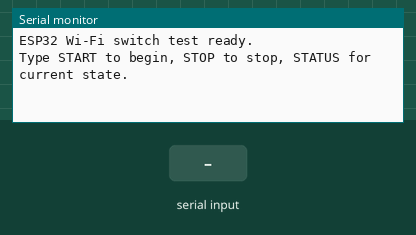
Bench run of a program on a simulated Seeed XIAO ESP32-S3. Parts: the last lines printed to the serial monitor. The inputs (shaded band) are chosen by the test bench. WiFi joins after 1.5 s; servers stay silent unless stated; a WiFi scan finds three made-up networks; the local clock reads 2024-03-15 10:24:30 at power-on unless the program sets it.

Above: at 2.2 s.
2.3 s: "START\n" received over Serial
At 2.9 s:
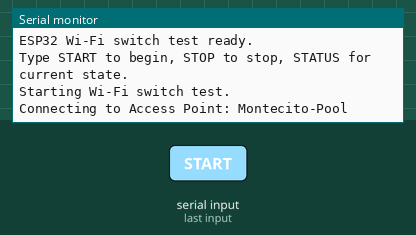
3.8 s: "STOP\n" received over Serial
At 4.7 s:
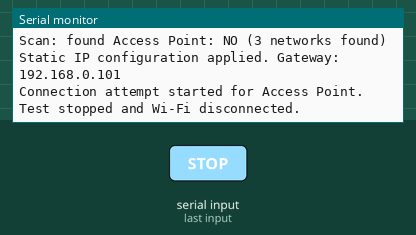
5.8 s: "STATUS\n" received over Serial
At 7.0 s:
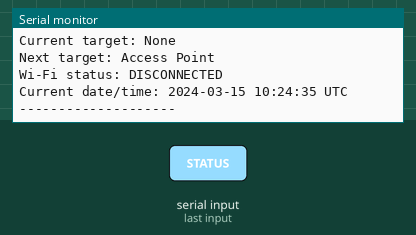
7.3 s: "HELP\n" received over Serial
At 7.9 s:
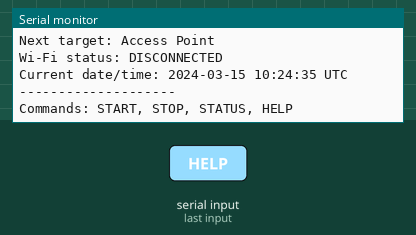
8.8 s: "1\n" received over Serial
At 10.0 s:
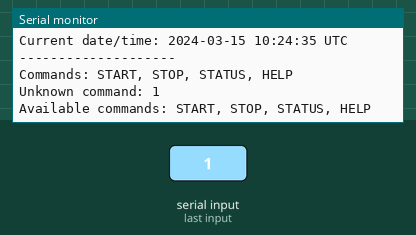
10.3 s: "STOP\n" received over Serial
At 11.3 s:
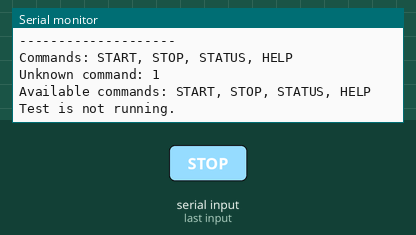

The program:

main.cpp
```cpp
#include <Arduino.h>
#include <WiFi.h>
#include <time.h>

static const char* apSsid = "Montecito-Pool";
static const char* bridgeSsid = "Montecito-Pool-Logger";
static const char* wifiPassword = "montecito_pool_2047";

// Wi-Fi IP Configuration
// Set to true to use Static IPs, or false to use DHCP (requires a DHCP server enabled on the CPE210)
static const bool useStaticIP = true;
static const IPAddress localIP(192, 168, 0, 30);
static const IPAddress subnetMask(255, 255, 255, 0);
static const IPAddress apGatewayIP(192, 168, 0, 101);      // IP of Node A (Access Point)
static const IPAddress bridgeGatewayIP(192, 168, 0, 102);  // IP of Node B (Bridge)

static const unsigned long switchIntervalMs = 30000UL;
static const unsigned long connectTimeoutMs = 20000UL;
static const unsigned long statusReportIntervalMs = 5000UL;
static const unsigned int retryDelaySec = 5;

enum TargetDevice {
  DEVICE_NONE,
  DEVICE_AP,
  DEVICE_BRIDGE,
};

bool testRunning = false;
TargetDevice currentDevice = DEVICE_NONE;
TargetDevice nextDevice = DEVICE_AP;
bool statusPrinted = false;
unsigned long connectedAtMs = 0;
unsigned long connectionStartMs = 0;
unsigned long lastStatusReportMs = 0;

char serialBuffer[80];
uint8_t serialIndex = 0;

const char* wifiStatusToString(wl_status_t status) {
  switch (status) {
    case WL_IDLE_STATUS: return "IDLE";
    case WL_NO_SSID_AVAIL: return "NO_SSID_AVAILABLE";
    case WL_SCAN_COMPLETED: return "SCAN_COMPLETED";
    case WL_CONNECTED: return "CONNECTED";
    case WL_CONNECT_FAILED: return "CONNECT_FAILED";
    case WL_CONNECTION_LOST: return "CONNECTION_LOST";
    case WL_DISCONNECTED: return "DISCONNECTED";
    default: return "UNKNOWN";
  }
}

void printCurrentDateTime() {
  struct tm timeinfo;
  if (!getLocalTime(&timeinfo, 1000)) {
    Serial.println("Current date/time: NTP time not available yet");
    return;
  }
  char timeString[64];
  strftime(timeString, sizeof(timeString), "%Y-%m-%d %H:%M:%S UTC", &timeinfo);
  Serial.print("Current date/time: ");
  Serial.println(timeString);
}

void printConnectionInfo(const char* targetName) {
  Serial.printf("Connected to %s\n", targetName);
  Serial.printf("SSID: %s\n", WiFi.SSID().c_str());
  Serial.printf("Status: %s\n", wifiStatusToString(WiFi.status()));
  Serial.printf("IP address: %s\n", WiFi.localIP().toString().c_str());
  Serial.printf("RSSI: %d dBm\n", WiFi.RSSI());
  printCurrentDateTime();
  Serial.println("------------------------------");
}

void connectToNetwork(TargetDevice device) {
  const char* ssid = device == DEVICE_AP ? apSsid : bridgeSsid;
  const char* deviceName = device == DEVICE_AP ? "Access Point" : "Bridge";

  Serial.printf("Connecting to %s: %s\n", deviceName, ssid);
  // Scan for networks and report whether the target SSID is visible
  int n = WiFi.scanNetworks();
  bool ssidFound = false;
  for (int i = 0; i < n; ++i) {
    if (WiFi.SSID(i) == String(ssid)) {
      ssidFound = true;
      break;
    }
  }
  Serial.printf("Scan: found %s: %s (%d networks found)\n", deviceName, ssidFound ? "YES" : "NO", n);

  WiFi.disconnect(true, true);
  WiFi.mode(WIFI_STA);

  if (useStaticIP) {
    IPAddress gateway = (device == DEVICE_AP) ? apGatewayIP : bridgeGatewayIP;
    IPAddress dns = gateway; // Set DNS to matching gateway/CPE IP
    if (!WiFi.config(localIP, gateway, subnetMask, dns)) {
      Serial.println("Static IP configuration failed!");
    } else {
      Serial.printf("Static IP configuration applied. Gateway: %s\n", gateway.toString().c_str());
    }
  }

  WiFi.setAutoReconnect(true);
  WiFi.begin(ssid, wifiPassword);
  currentDevice = device;
  nextDevice = (device == DEVICE_AP) ? DEVICE_BRIDGE : DEVICE_AP;
  statusPrinted = false;
  connectionStartMs = millis();
  lastStatusReportMs = millis();
  Serial.printf("Connection attempt started for %s.\n", deviceName);
}

void stopTest() {
  if (!testRunning) {
    Serial.println("Test is not running.");
    return;
  }

  testRunning = false;
  currentDevice = DEVICE_NONE;
  nextDevice = DEVICE_AP;
  statusPrinted = false;
  WiFi.disconnect(true, true);
  Serial.println("Test stopped and Wi-Fi disconnected.");
}

void startTest() {
  if (testRunning) {
    Serial.println("Test is already running.");
    return;
  }

  testRunning = true;
  currentDevice = DEVICE_NONE;
  nextDevice = DEVICE_AP;
  statusPrinted = false;
  Serial.println("Starting Wi-Fi switch test.");
}

void printStatus() {
  Serial.println("--- Test Status ---");
  Serial.printf("Test running: %s\n", testRunning ? "YES" : "NO");
  Serial.printf("Current target: %s\n", currentDevice == DEVICE_AP ? "Access Point" : currentDevice == DEVICE_BRIDGE ? "Bridge" : "None");
  Serial.printf("Next target: %s\n", nextDevice == DEVICE_AP ? "Access Point" : nextDevice == DEVICE_BRIDGE ? "Bridge" : "None");
  Serial.printf("Wi-Fi status: %s\n", wifiStatusToString(WiFi.status()));
  if (WiFi.status() == WL_CONNECTED) {
    Serial.printf("Connected SSID: %s\n", WiFi.SSID().c_str());
    Serial.printf("IP: %s\n", WiFi.localIP().toString().c_str());
  }
  printCurrentDateTime();
  Serial.println("--------------------");
}

String readSerialLine() {
  while (Serial.available() > 0) {
    char c = Serial.read();
    if (c == '\r') {
      continue;
    }
    if (c == '\n') {
      if (serialIndex == 0) {
        continue;
      }
      serialBuffer[serialIndex] = '\0';
      String line = String(serialBuffer);
      serialIndex = 0;
      return line;
    }
    if (serialIndex < sizeof(serialBuffer) - 1) {
      serialBuffer[serialIndex++] = c;
    }
  }
  return String();
}

void processSerialCommands() {
  String line = readSerialLine();
  if (line.length() == 0) {
    return;
  }

  line.trim();
  line.toUpperCase();

  if (line == "START") {
    startTest();
  } else if (line == "STOP") {
    stopTest();
  } else if (line == "STATUS") {
    printStatus();
  } else if (line == "HELP") {
    Serial.println("Commands: START, STOP, STATUS, HELP");
  } else {
    Serial.printf("Unknown command: %s\n", line.c_str());
    Serial.println("Available commands: START, STOP, STATUS, HELP");
  }
}

void setup() {
  Serial.begin(115200);
  delay(1000);
  Serial.println("ESP32 Wi-Fi switch test ready.");
  Serial.println("Type START to begin, STOP to stop, STATUS for current state.");

  WiFi.mode(WIFI_STA);
  WiFi.disconnect(true, true);

  configTime(0, 0, "pool.ntp.org", "time.google.com");
}

void loop() {
  processSerialCommands();

  if (!testRunning) {
    return;
  }

  if (currentDevice == DEVICE_NONE) {
    connectToNetwork(nextDevice);
    return;
  }

  wl_status_t status = WiFi.status();
  if (status == WL_CONNECTED) {
    if (!statusPrinted) {
      const char* deviceName = currentDevice == DEVICE_AP ? "Access Point" : "Bridge";
      printConnectionInfo(deviceName);
      statusPrinted = true;
      connectedAtMs = millis();
    }

    if (millis() - connectedAtMs >= switchIntervalMs) {
      const char* deviceName = currentDevice == DEVICE_AP ? "Access Point" : "Bridge";
      Serial.printf("%u seconds elapsed on %s. Disconnecting...\n", switchIntervalMs / 1000, deviceName);
      WiFi.disconnect(true, true);
      TargetDevice previousDevice = currentDevice;
      currentDevice = DEVICE_NONE;
      nextDevice = (previousDevice == DEVICE_AP) ? DEVICE_BRIDGE : DEVICE_AP;
      statusPrinted = false;
      delay(500);
      return;
    }
  } else {
    if (millis() - lastStatusReportMs >= statusReportIntervalMs) {
      const char* deviceName = currentDevice == DEVICE_AP ? "Access Point" : "Bridge";
      Serial.printf("Still connecting to %s... Wi-Fi status: %s\n", deviceName, wifiStatusToString(status));
      lastStatusReportMs = millis();
    }

    if (currentDevice != DEVICE_NONE && millis() - connectionStartMs >= connectTimeoutMs) {
      Serial.printf("Connection to %s timed out with status %s. Will retry in %u seconds...\n", currentDevice == DEVICE_AP ? "Access Point" : "Bridge", wifiStatusToString(status), retryDelaySec);
      // Countdown before retrying so user can see the delay
      for (unsigned int s = retryDelaySec; s > 0; --s) {
        Serial.printf("Retrying in %u...\n", s);
        delay(1000);
        // allow processing of serial commands (e.g., STOP) during countdown
        processSerialCommands();
      }
      connectToNetwork(nextDevice);
    }
  }
}
```

Measured:
- after the input at 2.3 s, the serial monitor: prints a new line at once (image 1)
- after the input at 3.8 s, the serial monitor: prints a new line after 0.51 s (image 2)
- after the input at 5.8 s, the serial monitor: prints a new line at once (image 3)
- after the input at 7.3 s, the serial monitor: prints a new line at once (image 4)
- after the input at 8.8 s, the serial monitor: prints a new line at once (image 5)
- after the input at 10.3 s, the serial monitor: prints a new line at once (image 6)
